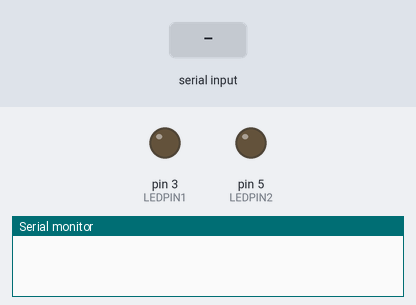
A sketch run on a simulated Arduino Uno, built with avr-gcc and run on an emulated ATmega328P. On the bench: output pins drawn as LEDs (lit = HIGH), the last lines printed to the serial monitor. Inputs (shaded band) come from the test bench.

Above: at 1.2 s.
1.3 s: "on1\n" received over Serial
At 1.8 s:
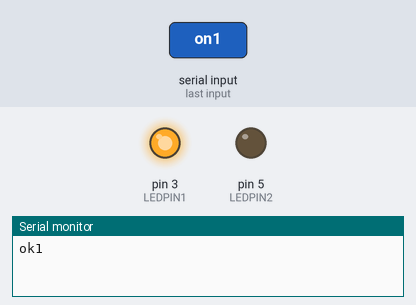
2.8 s: "on2\n" received over Serial
At 4.0 s:
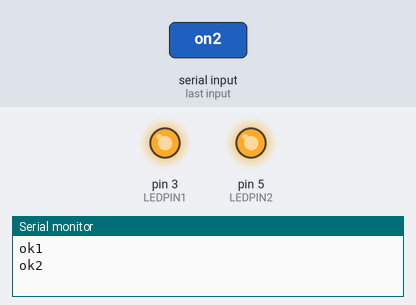
4.3 s: "off1\n" received over Serial
At 5.4 s:
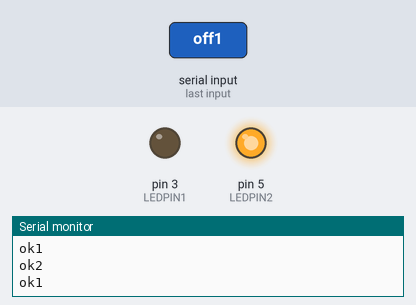
5.8 s: "off2\n" received over Serial
At 6.5 s:
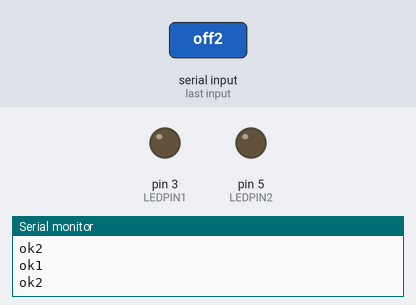
Timing chart, 0 to 8.3 s (numbered marks = the images above; inputs shaded):
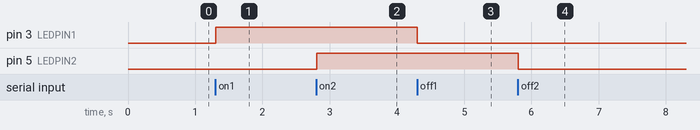

The sketch:

DoubleLEDSerial.ino
```cpp
#define BUFFERSIZE 255
#define LEDPIN1 3
#define LEDPIN2 5

void setup() {
  // put your setup code here, to run once:
  Serial.begin(9600);
  pinMode(LEDPIN1, OUTPUT);
  pinMode(LEDPIN2, OUTPUT);
}

void loop() {
  char buffer[BUFFERSIZE];
  if (Serial.available()) { //there is a byte here.
    int nbytes = Serial.readBytesUntil('\n', buffer, BUFFERSIZE - 1);
    buffer[nbytes] = 0; //null terminated string
    String message = String(buffer);
    if (message == "status") {
      int d1 = digitalRead(LEDPIN1);
      int d2 = digitalRead(LEDPIN2);
      Serial.println(d1 == HIGH ? "on1" : "off1");
      Serial.println(d2 == HIGH ? "on2" : "off2");
    }
    else if (message == "on1") {
      digitalWrite(LEDPIN1, HIGH);
      Serial.println("ok1");
    }
    else if (message == "off1") {
      digitalWrite(LEDPIN1, LOW);
      Serial.println("ok1");
    }
    else if (message == "on2") {
      digitalWrite(LEDPIN2, HIGH);
      Serial.println("ok2");
    }
    else if (message == "off2") {
      digitalWrite(LEDPIN2, LOW);
      Serial.println("ok2");
    }
    else {
      Serial.println("bad command");
    }
  }
}
```

Measured:
- after the input at 1.3 s, pin 3 (LEDPIN1): LOW → HIGH at once
- after the input at 2.8 s, pin 5 (LEDPIN2): LOW → HIGH at once
- after the input at 4.3 s, pin 3 (LEDPIN1): HIGH → LOW at once
- after the input at 5.8 s, pin 5 (LEDPIN2): HIGH → LOW at once
